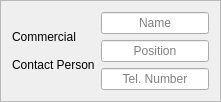
      <widget class="QFrame" name="frame_2">
       <property name="maximumSize">
        <size>
         <width>300</width>
         <height>16777215</height>
        </size>
       </property>
       <property name="frameShape">
        <enum>QFrame::StyledPanel</enum>
       </property>
       <property name="frameShadow">
        <enum>QFrame::Plain</enum>
       </property>
       <property name="lineWidth">
        <number>1</number>
       </property>
       <property name="midLineWidth">
        <number>0</number>
       </property>
       <layout class="QGridLayout" name="gridLayout_3">
        <item row="0" column="0" rowspan="3">
         <widget class="QLabel" name="label_6">
          <property name="maximumSize">
           <size>
            <width>100</width>
            <height>16777215</height>
           </size>
          </property>
          <property name="styleSheet">
           <string notr="true"/>
          </property>
          <property name="text">
           <string>Commercial

Contact Person</string>
          </property>
         </widget>
        </item>
        <item row="0" column="1">
         <widget class="QLineEdit" name="co_contact_name">
          <property name="maximumSize">
           <size>
            <width>200</width>
            <height>16777215</height>
           </size>
          </property>
          <property name="text">
           <string/>
          </property>
          <property name="alignment">
           <set>Qt::AlignCenter</set>
          </property>
          <property name="placeholderText">
           <string>Name</string>
          </property>
         </widget>
        </item>
        <item row="1" column="1">
         <widget class="QLineEdit" name="co_contact_position">
          <property name="maximumSize">
           <size>
            <width>200</width>
            <height>16777215</height>
           </size>
          </property>
          <property name="text">
           <string/>
          </property>
          <property name="alignment">
           <set>Qt::AlignCenter</set>
          </property>
          <property name="placeholderText">
           <string>Position</string>
          </property>
         </widget>
        </item>
        <item row="2" column="1">
         <widget class="QLineEdit" name="co_contact_phone">
          <property name="maximumSize">
           <size>
            <width>200</width>
            <height>16777215</height>
           </size>
          </property>
          <property name="text">
           <string/>
          </property>
          <property name="alignment">
           <set>Qt::AlignCenter</set>
          </property>
          <property name="placeholderText">
           <string>Tel. Number</string>
          </property>
         </widget>
        </item>
       </layout>
      </widget>
